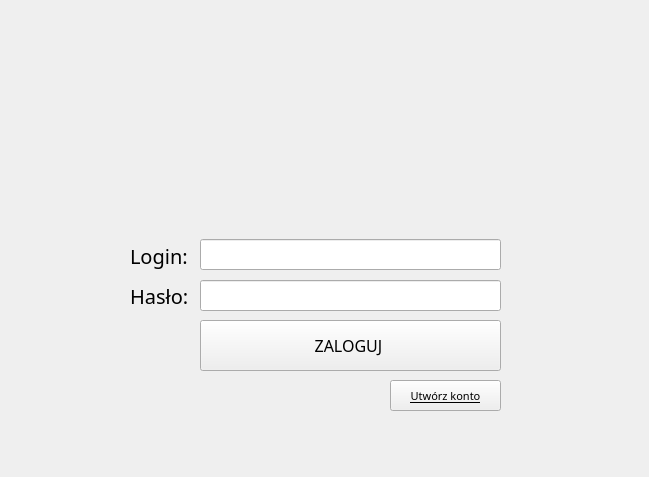
<?xml version="1.0" encoding="UTF-8"?>
<ui version="4.0">
 <class>Dialog</class>
 <widget class="QDialog" name="Dialog">
  <property name="geometry">
   <rect>
    <x>0</x>
    <y>0</y>
    <width>649</width>
    <height>477</height>
   </rect>
  </property>
  <property name="minimumSize">
   <size>
    <width>649</width>
    <height>477</height>
   </size>
  </property>
  <property name="maximumSize">
   <size>
    <width>649</width>
    <height>477</height>
   </size>
  </property>
  <property name="font">
   <font>
    <weight>75</weight>
    <bold>true</bold>
   </font>
  </property>
  <property name="windowTitle">
   <string>Dialog</string>
  </property>
  <widget class="QLineEdit" name="et_login">
   <property name="geometry">
    <rect>
     <x>200</x>
     <y>239</y>
     <width>301</width>
     <height>31</height>
    </rect>
   </property>
   <property name="font">
    <font>
     <family>Microsoft YaHei Light</family>
     <pointsize>12</pointsize>
     <weight>50</weight>
     <bold>false</bold>
    </font>
   </property>
   <property name="focusPolicy">
    <enum>Qt::StrongFocus</enum>
   </property>
   <property name="toolTip">
    <string/>
   </property>
   <property name="text">
    <string/>
   </property>
  </widget>
  <widget class="QLabel" name="label_3">
   <property name="geometry">
    <rect>
     <x>130</x>
     <y>230</y>
     <width>61</width>
     <height>51</height>
    </rect>
   </property>
   <property name="font">
    <font>
     <family>Microsoft YaHei Light</family>
     <pointsize>15</pointsize>
     <weight>50</weight>
     <italic>false</italic>
     <bold>false</bold>
    </font>
   </property>
   <property name="text">
    <string>Login:</string>
   </property>
  </widget>
  <widget class="QLabel" name="label_4">
   <property name="geometry">
    <rect>
     <x>130</x>
     <y>280</y>
     <width>61</width>
     <height>31</height>
    </rect>
   </property>
   <property name="font">
    <font>
     <family>Microsoft YaHei Light</family>
     <pointsize>15</pointsize>
     <weight>50</weight>
     <italic>false</italic>
     <bold>false</bold>
    </font>
   </property>
   <property name="text">
    <string>Hasło:</string>
   </property>
  </widget>
  <widget class="QLabel" name="widget">
   <property name="geometry">
    <rect>
     <x>130</x>
     <y>20</y>
     <width>512</width>
     <height>201</height>
    </rect>
   </property>
   <property name="font">
    <font>
     <family>Microsoft YaHei Light</family>
     <weight>50</weight>
     <bold>false</bold>
    </font>
   </property>
   <property name="text">
    <string/>
   </property>
  </widget>
  <widget class="QPushButton" name="b_login">
   <property name="geometry">
    <rect>
     <x>200</x>
     <y>320</y>
     <width>301</width>
     <height>51</height>
    </rect>
   </property>
   <property name="font">
    <font>
     <family>Microsoft YaHei Light</family>
     <pointsize>12</pointsize>
     <weight>50</weight>
     <bold>false</bold>
    </font>
   </property>
   <property name="focusPolicy">
    <enum>Qt::NoFocus</enum>
   </property>
   <property name="styleSheet">
    <string notr="true">backgroundcolor: rgb(0, 0, 255)</string>
   </property>
   <property name="text">
    <string>ZALOGUJ </string>
   </property>
  </widget>
  <widget class="QPushButton" name="b_createaccount">
   <property name="enabled">
    <bool>true</bool>
   </property>
   <property name="geometry">
    <rect>
     <x>390</x>
     <y>380</y>
     <width>111</width>
     <height>31</height>
    </rect>
   </property>
   <property name="font">
    <font>
     <family>Microsoft YaHei Light</family>
     <pointsize>8</pointsize>
     <weight>50</weight>
     <bold>false</bold>
     <underline>true</underline>
     <kerning>true</kerning>
    </font>
   </property>
   <property name="focusPolicy">
    <enum>Qt::NoFocus</enum>
   </property>
   <property name="text">
    <string>Utwórz konto</string>
   </property>
   <property name="shortcut">
    <string/>
   </property>
   <property name="autoDefault">
    <bool>true</bool>
   </property>
  </widget>
  <widget class="QLineEdit" name="et_password">
   <property name="geometry">
    <rect>
     <x>200</x>
     <y>280</y>
     <width>301</width>
     <height>31</height>
    </rect>
   </property>
   <property name="font">
    <font>
     <family>Microsoft YaHei Light</family>
     <pointsize>12</pointsize>
     <weight>50</weight>
     <bold>false</bold>
    </font>
   </property>
   <property name="focusPolicy">
    <enum>Qt::StrongFocus</enum>
   </property>
   <property name="text">
    <string/>
   </property>
   <property name="echoMode">
    <enum>QLineEdit::Password</enum>
   </property>
  </widget>
  <zorder>label_3</zorder>
  <zorder>label_4</zorder>
  <zorder>widget</zorder>
  <zorder>b_login</zorder>
  <zorder>b_createaccount</zorder>
  <zorder>et_login</zorder>
  <zorder>et_password</zorder>
 </widget>
 <resources/>
 <connections/>
</ui>
